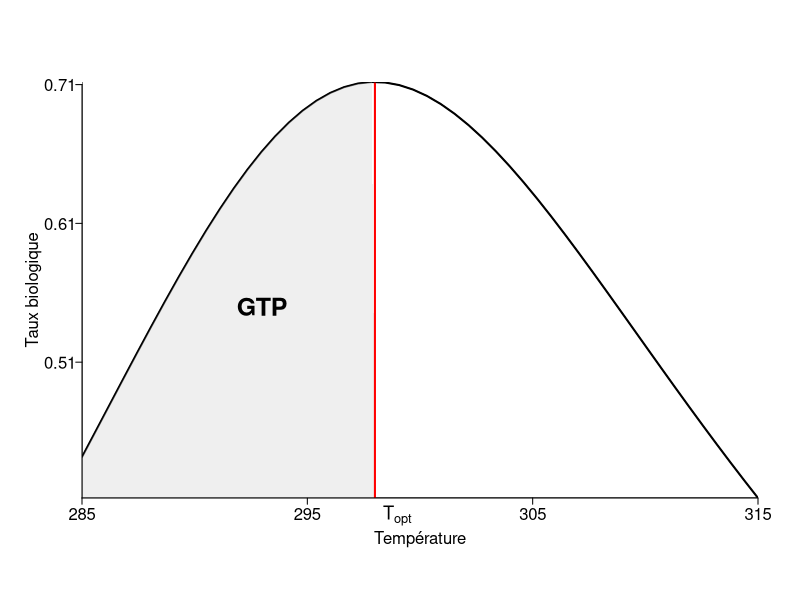

The R source for this figure:
##### Figure Metabolic Theory #####
###################################
setwd("~/GitHub/Talk_seminar1UdeS/figuresAz")
### Temperature dependence of biological rates ###

## BA unimodal model
rBAU=function(temp,par_br,uni=1) {
  #input: temp=temperature range
  #       par_br=parameter vector
  #parameters:
  r0=par_br[[1]]  #scaling coefficient
  m=par_br[[2]]   #body-mass
  b=par_br[[3]]   #allometric scaling coefficient
  tpk=par_br[[4]] #optimal temperature
  E=par_br[[5]]   #activation energy
  Ed=par_br[[6]]  #deactivaiton energy
  k=8.617*10^-5   #Boltzmann constant
  # uni : specify if unimodal or exponential BA model

  if (uni==0) {
    l=1
  } else {
    l=1/(1+exp(-1/(k*temp)*(Ed-(Ed/tpk+k*log(E/(Ed-E)))*temp))) #decline phase
  }
  return(BR=r0*m^b*exp(-E/(k*temp))*l)
}


### Interaction strength per capita, per population, net ###
########## Plots according to temperature ##################
############################################################

## Temperature

temp_seq=seq(285,315,length.out=50)

## Body mass

mH=1.34*10^-2 # herbivore body-mass


### Parameters temperature dependent

par_aPH=c(aPH0=2*10^11,mH,baPH=0.05,topt=298,E=0.65,E2=1.15)
aPH_seq=rBAU(temp=temp_seq,par_br=par_aPH)


pdf("MTE.pdf",width=5,height=5)
par(xaxs='i',yaxs='i')

par(mgp = c(1.5, 0.3, 0), tck = -.015, family = 'sans')

plot(temp_seq,aPH_seq,lwd=2,axes=F,ann=F,type='l')
axis(1,at=seq(min(temp_seq),max(temp_seq),10))
axis(2,at=round(seq(min(aPH_seq),max(aPH_seq),length.out=4),2),
     labels=round(seq(min(aPH_seq),max(aPH_seq),length.out=4),2),las=2)

mtext(text="Taux biologique",side=2,line=2,font=1,cex=1)
mtext(text='Température',side=1,line=1.5,font=1,cex=1)

mtext(expression(T[opt]), side = 1, at=299,line = 0.6, outer = FALSE,cex=1.1)

coord.x=c(min(temp_seq),temp_seq[which(temp_seq<=298)],298)

coord.y=c(0,aPH_seq[which(temp_seq<=298)],min(aPH_seq))

polygon(x=coord.x, y=coord.y,col="#E0E0E080",border=NA)
abline(v=298,col='red',lwd=2)

text(293,0.55,"GTP",font=2,cex=1.5)
abline(v=min(temp_seq))
abline(h=min(aPH_seq))
lines(temp_seq,aPH_seq)

dev.off()
